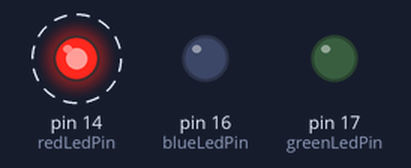
Recording of a sketch running on a simulated Arduino Uno, built with avr-gcc and run on an emulated ATmega328P. Parts: output pins drawn as LEDs (lit = HIGH). Dashed ring = blinking.

Above: at 0.2 s.
Timing chart, 0 to 3.0 s (numbered marks = the images above):
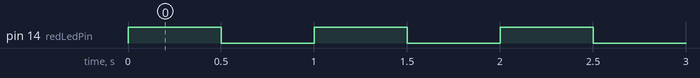

Measured:
- by itself, pin 14 (redLedPin): alternates HIGH for 0.50 s and LOW for 0.50 s

The sketch:

Lab_6.ino
```cpp
int greenLedPin = 17;
int blueLedPin = 16;
int redLedPin = 14;
int buttonPin = 11;
int buttonPin2 = 10;

void setup() {
  // put your setup code here, to run once:
  Serial.begin(9600);
  pinMode(greenLedPin,OUTPUT);
  pinMode(blueLedPin,OUTPUT);
  pinMode(redLedPin,OUTPUT);

  pinMode(buttonPin,INPUT);
  pinMode(buttonPin2,INPUT_PULLUP);
}

void loop() {
  // put your main code here, to run repeatedly:
  analogWrite(redLedPin,255);
  delay(500);
  analogWrite(redLedPin,0);
  delay(500);
}
```
